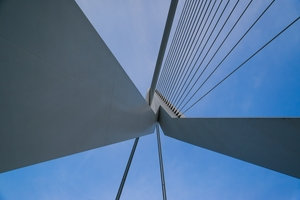
#> input picture img1.jpg, 300 x 200 px
$ jupyter execute 'Steganography of images with Python.ipynb'   (older library calls are emulated)
#> lines starting #> are read from the running program, lines starting #| are printed output that depends on the picture
[cell 1]
import numpy as np
import matplotlib.image as img
# from IPython.display import Image
from PIL import Image

[cell 2]
class Steganograph:

    def __init__(self, image, name='Image1'):
        self.name = name
        self.image = img.imread(image)
        self.height = self.image.shape[0]
        self.width = self.image.shape[1]
        self.shape = self.image.shape
        self.binary_image = np.zeros(self.shape, dtype=np.int)
        self.strong_slice = np.zeros(self.shape, dtype=np.int)
        self.weak_slice = np.zeros(self.shape, dtype=np.int)
        self.merged_strong = np.zeros(self.shape, dtype=np.int)
        self.merged_weak = np.zeros(self.shape, dtype=np.int)
        self.strong_proof = np.zeros(self.shape, dtype=np.int)
        self.weak_proof = np.zeros(self.shape, dtype=np.int)
        self.red_channel = np.zeros(self.shape, dtype=np.int)
        self.green_channel = np.zeros(self.shape, dtype=np.int)
        self.blue_channel = np.zeros(self.shape, dtype=np.int)
        self._convert_img_to_binary()
        self._convert_to_slice()
        self._separate_channels()

    @staticmethod
    def generate_binary(r, g, b, padding=8):
        return np.binary_repr(r, width=padding), np.binary_repr(g, width=padding), np.binary_repr(b, width=padding)

    @staticmethod
    def generate_slice(r, g, b, bits=8, slicer=4, of='strong'):
        r, g, b = str(r), str(g), str(b)
        if of == 'weak':
            return int(r.zfill(bits)[slicer:]), int(g.zfill(bits)[slicer:]), int(b.zfill(bits)[slicer:])
        return int(r.zfill(bits)[:slicer]), int(g.zfill(bits)[:slicer]), int(b.zfill(bits)[:slicer])

    def _separate_channels(self):
        for row in range(self.height):
            for col in range(self.width):
                r, b, g = self.image[row][col]
                self.red_channel[row][col] = r, 0, 0
                self.green_channel[row][col] = 0, b, 0
                self.blue_channel[row][col] = 0, 0, g
        print("Finished!")

    def _convert_img_to_binary(self):
        for row in range(self.height):
            for col in range(self.width):
                r, g, b = self.image[row][col]
                self.binary_image[row][col] = self.generate_binary(r, g, b)

    def _convert_to_slice(self):
        self._convert_img_to_binary()
        for row in range(self.height):
            for col in range(self.width):
                r, g, b = self.binary_image[row][col]
                self.weak_slice[row][col] = self.generate_slice(r, g, b, of='weak')
        for row in range(self.height):
            for col in range(self.width):
                r, g, b = self.binary_image[row][col]
                self.strong_slice[row][col] = self.generate_slice(r, g, b)

    def merge(self, image2):
        for row in range(self.height):
            for col in range(self.width):
                r1, g1, b1 = self.weak_slice[row][col]
                r1, g1, b1 = str(r1), str(g1), str(b1)
                r2, g2, b2 = image2.weak_slice[row][col]
                r2, g2, b2 = str(r2), str(g2), str(b2)
                self.merged_weak[row][col] = int(r1.zfill(4) + r2.zfill(4)), int(g1.zfill(4) + g2.zfill(4)), int(b1.zfill(4) + b2.zfill(4))

        for row in range(self.height):
            for col in range(self.width):
                r1, g1, b1 = self.strong_slice[row][col]
                r1, g1, b1 = str(r1), str(g1), str(b1)
                r2, g2, b2 = image2.strong_slice[row][col]
                r2, g2, b2 = str(r2), str(g2), str(b2)
                self.merged_strong[row][col] = int(r1.zfill(4) + r2.zfill(4)), int(g1.zfill(4) + g2.zfill(4)), int(b1.zfill(4) + b2.zfill(4))
        return self._compute()

    def _compute(self):
        for row in range(self.height):
            for col in range(self.width):
                r, g, b = self.merged_weak[row][col]
                self.weak_proof[row][col] = int(str(r), 2), int(str(g), 2), int(str(b), 2)

        for row in range(self.height):
            for col in range(self.width):
                r, g, b = self.merged_strong[row][col]
                self.strong_proof[row][col] = int(str(r), 2), int(str(g), 2), int(str(b), 2)

    def show(self, strength='strong'):
        if strength == 'weak':
            return Image.fromarray(self.weak_proof.astype(dtype=np.uint8), mode='RGB')
        return Image.fromarray(self.strong_proof.astype(dtype=np.uint8), mode='RGB')


    def show_channel(self, color='red'):
        if color == 'blue':
            return Image.fromarray(self.blue_channel.astype(dtype=np.uint8), mode='RGB')
        elif color == 'green':
            return Image.fromarray(self.green_channel.astype(dtype=np.uint8), mode='RGB')
        return Image.fromarray(self.red_channel.astype(dtype=np.uint8), mode='RGB')

[cell 3]
img1 = 'img1.jpg'
img2 = 'im2.jpg'

[cell 4]
s = Steganograph(img1)
#> in __init__, self.image is the input picture: shape (200, 300, 3); mean R, G, B 85.5, 115.5, 151
#> after the loop in _convert_to_slice, `for row in range(self.height):`:
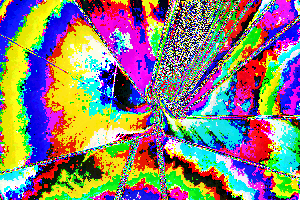
#> self.weak_slice: shape (200, 300, 3) int64; mean R, G, B 599.1, 552.4, 528.6; drawn with min black and max white
#> after the loop in _separate_channels, `for row in range(self.height):`:
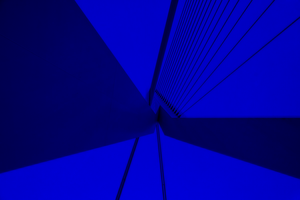
#> self.blue_channel: shape (200, 300, 3) int64; mean R, G, B 0, 0, 151
#> after the loop in _separate_channels, `for row in range(self.height):`:
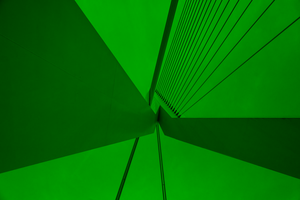
#> self.green_channel: shape (200, 300, 3) int64; mean R, G, B 0, 115.5, 0
#> after the loop in _separate_channels, `for row in range(self.height):`:
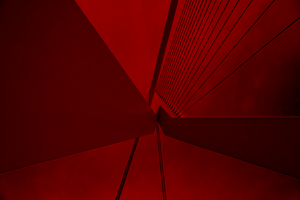
#> self.red_channel: shape (200, 300, 3) int64; mean R, G, B 85.5, 0, 0
t = Steganograph(img2, name='Image2')
#> call 2 of __init__, with image = 'im2.jpg', name = 'Image2'
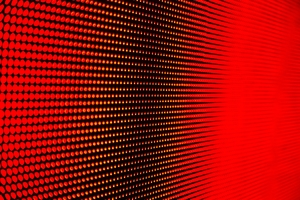
#> input picture im2.jpg, 300 x 200 px
#> in __init__, self.image is the input picture: shape (200, 300, 3); mean R, G, B 154, 12.2, 7.9
#> after the loop in _convert_img_to_binary (call 3), `for row in range(self.height):`:
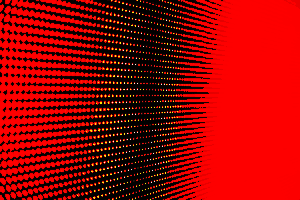
#> self.binary_image: shape (200, 300, 3) int64; mean R, G, B 6736760.6, 176209.4, 51270.7; drawn with min black and max white
#> after the loop in _convert_to_slice (call 2), `for row in range(self.height):`:
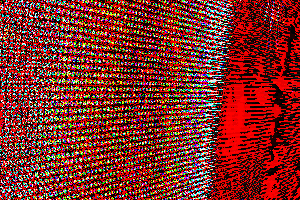
#> self.weak_slice: shape (200, 300, 3) int64; mean R, G, B 565, 201.4, 171.7; drawn with min black and max white
#> after the loop in _separate_channels (call 2), `for row in range(self.height):`:
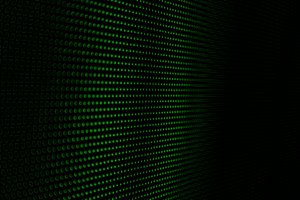
#> self.green_channel: shape (200, 300, 3) int64; mean R, G, B 0, 12.2, 0

[cell 5]
Image.open(img1)

[cell 6]
Image.open(img2)

[cell 7]
s.merge(t)
#> after the loop in _compute, `for row in range(self.height):`:
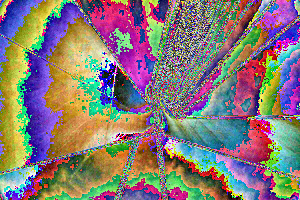
#> self.weak_proof: shape (200, 300, 3) int64; mean R, G, B 133.5, 121.5, 119.1

[cell 8]
s.show()

[cell 9]
t.merge(s)
#> after the loop in _compute (call 2), `for row in range(self.height):`:
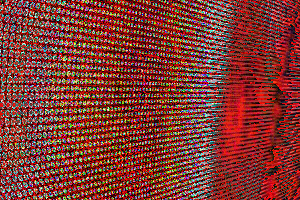
#> self.weak_proof: shape (200, 300, 3) int64; mean R, G, B 129.4, 58.4, 51.3

[cell 10]
t.show()

[cell 11]
s.show_channel(color='red')

[cell 12]
s.show_channel(color='green')

[cell 13]
s.show_channel(color='blue')

[cell 14]
s.show()

[cell 15]
s.show(strength='weak')

[cell 16]
t.show(strength='weak')

[cell 17]
t.show_channel(color='red')

[cell 18]
t.show_channel(color='green')

[cell 19]
t.show_channel(color='blue')
